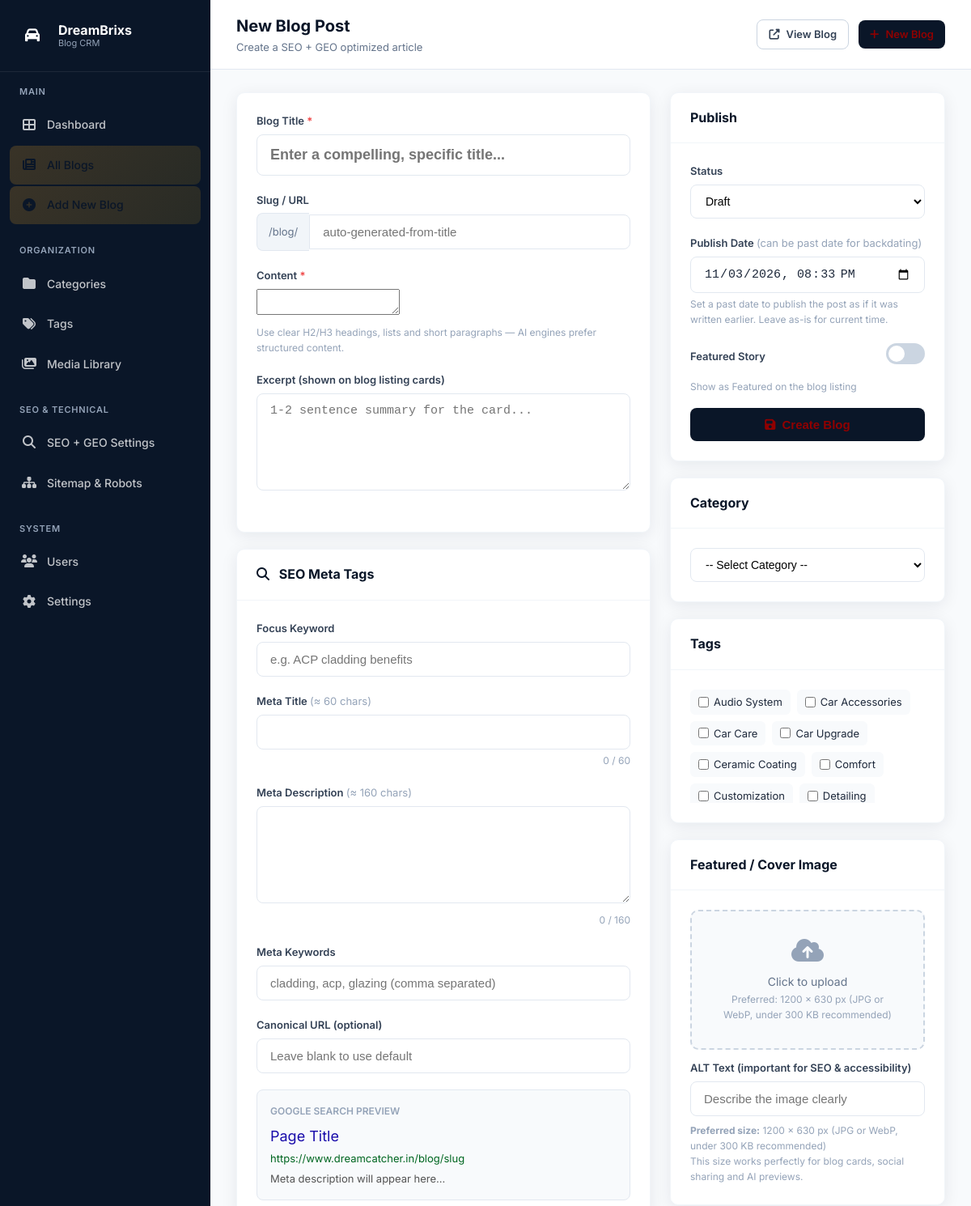
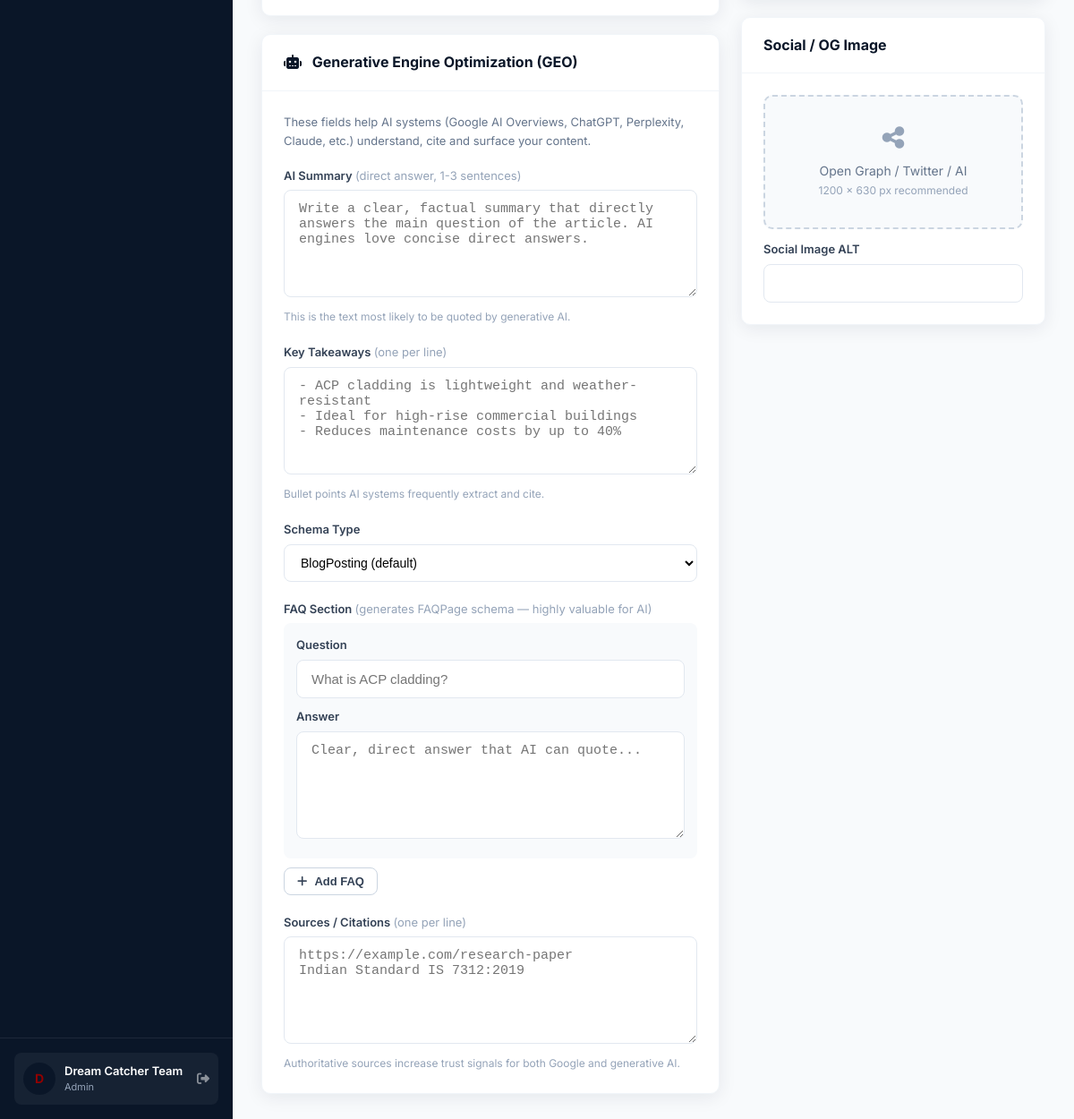
Page /blog/admin/post-edit.php (signed in) on the committed database (2 pictures, top to bottom).
### tables this page shows
CREATE TABLE users (
    id INT UNSIGNED AUTO_INCREMENT PRIMARY KEY,
    username VARCHAR(50) NOT NULL UNIQUE,
    email VARCHAR(100) NOT NULL UNIQUE,
    password VARCHAR(255) NOT NULL,
    full_name VARCHAR(100) NOT NULL,
    role ENUM('admin', 'editor', 'author') DEFAULT 'author',
    avatar VARCHAR(255) DEFAULT NULL,
    bio TEXT DEFAULT NULL,
    expertise VARCHAR(255) DEFAULT NULL,
    is_active TINYINT(1) DEFAULT 1,
    last_login DATETIME DEFAULT NULL,
    created_at TIMESTAMP DEFAULT CURRENT_TIMESTAMP,
    updated_at TIMESTAMP DEFAULT CURRENT_TIMESTAMP ON UPDATE CURRENT_TIMESTAMP
);

CREATE TABLE tags (
    id INT UNSIGNED AUTO_INCREMENT PRIMARY KEY,
    name VARCHAR(50) NOT NULL,
    slug VARCHAR(60) NOT NULL UNIQUE,
    created_at TIMESTAMP DEFAULT CURRENT_TIMESTAMP
);

CREATE TABLE categories (
    id INT UNSIGNED AUTO_INCREMENT PRIMARY KEY,
    name VARCHAR(100) NOT NULL,
    slug VARCHAR(120) NOT NULL UNIQUE,
    description TEXT,
    meta_title VARCHAR(70) DEFAULT NULL,
    meta_description VARCHAR(160) DEFAULT NULL,
    image VARCHAR(255) DEFAULT NULL,
    icon VARCHAR(50) DEFAULT NULL,
    parent_id INT UNSIGNED DEFAULT NULL,
    sort_order INT DEFAULT 0,
    is_active TINYINT(1) DEFAULT 1,
    created_at TIMESTAMP DEFAULT CURRENT_TIMESTAMP,
    updated_at TIMESTAMP DEFAULT CURRENT_TIMESTAMP ON UPDATE CURRENT_TIMESTAMP,
    FOREIGN KEY (parent_id) REFERENCES categories(id) ON DELETE SET NULL
);

### blog/admin/post-edit.php (the view, shortened to what the rows shown need)
<?php
require_once __DIR__ . '/../config.php';
$id = (int)($_GET['id'] ?? 0);
$is_edit = $id > 0;
if ($is_edit) {
    $stmt = $pdo->prepare("SELECT * FROM posts WHERE id = ?");
    $stmt->execute([$id]);
    $post = $stmt->fetch();
    if (!$post) {
        set_flash('danger', 'Post not found.');
        header('Location: posts.php');
        exit;
    }
    $page_title = 'Edit Blog Post';
    $page_subtitle = e($post['title']);
} else {
    $page_title = 'New Blog Post';
}
$categories = $pdo->query("SELECT id, name FROM categories WHERE is_active = 1 ORDER BY name")->fetchAll();
$all_tags = $pdo->query("SELECT id, name FROM tags ORDER BY name")->fetchAll();
$post_tag_ids = [];
require __DIR__ . '/includes/header.php';
?>
<form method="POST" enctype="multipart/form-data" id="postForm">
<div style="display:grid; grid-template-columns: 1fr 340px; gap:24px;">
    <div>
        <div class="card" style="margin-bottom:20px;">
            <div class="card-body">
                <?php if (empty($all_tags)): ?>
                <p style="font-size:13px;color:#94A3B8;">No tags yet. <a href="tags.php">Create tags</a></p>
                <?php else: ?>
                <div style="display:flex;flex-wrap:wrap;gap:8px;max-height:140px;overflow-y:auto;">
                    <?php foreach ($all_tags as $tag): ?>
                    <label style="display:flex;align-items:center;gap:6px;font-size:13px;cursor:pointer;background:var(--gray-50);padding:5px 10px;border-radius:6px;">
                        <input type="checkbox" name="tags[]" value="<?= $tag['id'] ?>" <?= in_array($tag['id'], $post_tag_ids) ? 'checked' : '' ?>>
                        <?= e($tag['name']) ?>
                    </label>
                    <?php endforeach; ?>
                </div>
                <?php endif; ?>
            </div>
        </div>
    </div>
</div>
</form>
<?php require __DIR__ . '/includes/footer.php'; ?>

### blog/admin/includes/header.php (shortened to what the rows shown need)
<?php
$user = current_user();
?>
<!DOCTYPE html>
<html lang="en">
<head>
    <link rel="stylesheet" href="https://cdnjs.cloudflare.com/ajax/libs/font-awesome/6.5.1/css/all.min.css">
    <link rel="stylesheet" href="assets/css/admin.css">
</head>
<body>
<div class="admin-wrapper">
    <aside class="sidebar">
        <div class="sidebar-footer">
            <div class="user-info">
                <div class="user-avatar"><?= strtoupper(substr($user['full_name'] ?? 'A', 0, 1)) ?></div>
                <div class="user-details">
                    <div class="name"><?= e($user['full_name'] ?? 'Admin') ?></div>
                    <div class="role"><?= e($user['role'] ?? 'admin') ?></div>
                </div>
                <a href="logout.php" title="Logout" style="color: rgba(255,255,255,0.5); font-size: 14px;"><i class="fas fa-sign-out-alt"></i></a>
            </div>
        </div>
    </aside>
    <div class="main-content">
        <header class="topbar">
            <div class="topbar-title">
                <h2><?= e($page_title) ?></h2>
            </div>
        </header>
        <div class="content-area">

### rows in the picture
users: full_name "D", full_name "Dream Catcher Team", role "Admin"
tags: name "Audio System"
tags: name "Car Accessories"
categories: name "Car Care"
tags: name "Car Upgrade"
tags: name "Ceramic Coating"
tags: name "Comfort"
tags: name "Customization"
tags: name "Detailing"

### other values in the picture
$page_title "New Blog Post"
$page_subtitle "Create a SEO + GEO optimized article"
FEATURED_IMAGE_NOTE "1200 × 630 px (JPG or WebP, under 300 KB recommended)"
